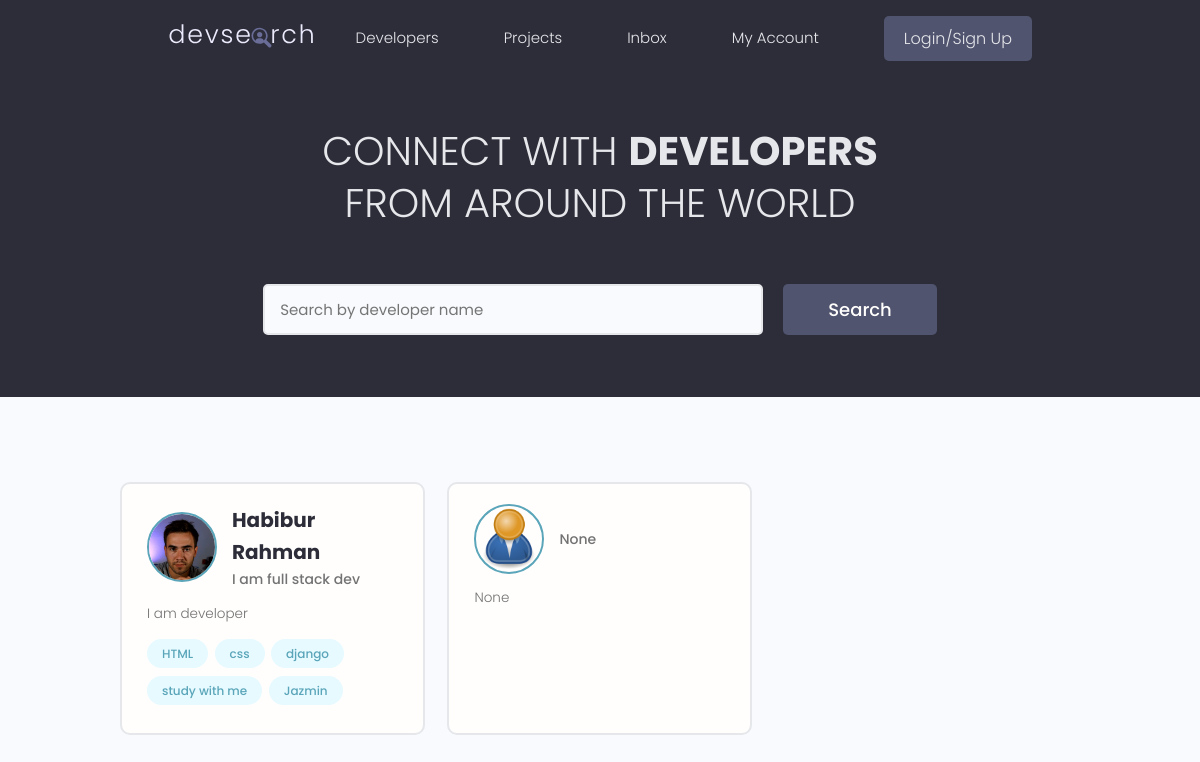
The page / on the database its author committed.
### users/models.py (models this page shows, shortened)
class Profile(models.Model):
    user = models.OneToOneField(User, on_delete=models.CASCADE, null=True, blank=True)
    name = models.CharField(max_length=200, blank=True, null=True)
    email = models.EmailField(max_length=500, blank=True, null=True)
    username = models.CharField(max_length=200, blank=True, null=True)
    location = models.CharField(max_length=200, blank=True, null=True)
    short_intro = models.CharField(max_length=200, blank=True, null=True)
    bio = models.TextField(blank=True, null=True)
    profile_image = models.ImageField(null=True, blank=True, upload_to='profiles/', default='profiles/user-default.png')
    social_github = models.CharField(max_length=200, blank=True, null=True)
    social_twitter = models.CharField(max_length=200, blank=True, null=True)
    social_linkedin = models.CharField(max_length=200, blank=True, null=True)
    social_youtube = models.CharField(max_length=200, blank=True, null=True)
    social_website = models.CharField(max_length=200, blank=True, null=True)
    created = models.DateField(auto_now_add=True)
    id = models.UUIDField(default=uuid.uuid4, unique=True, primary_key=True, editable=False)

class Skill(models.Model):
    owner = models.ForeignKey(Profile, on_delete=models.CASCADE, null=True, blank=True)
    name = models.CharField(max_length=200, blank=True, null=True)
    description = models.TextField(blank=True, null=True)
    created = models.DateField(auto_now_add=True)
    id = models.UUIDField(default=uuid.uuid4, unique=True, primary_key=True, editable=False)
    def __str__(self):
        return str(self.name)

### users/views.py (the view)
# urls.py: path('', views.profiles, name='profiles'),
def profiles(request):
    profiles = Profile.objects.all()
    context = {'profiles': profiles}
    return render(request, 'users/profiles.html', context)

### users/templates/users/profiles.html (shortened to what this page needs)
{% extends 'main.html' %}
{% block content %}
<main class="home">
    <section class="hero-section text-center">
      <div class="container container--narrow">
        <div class="hero-section__box">
          <h2>CONNECT WITH <span>DEVELOPERS</span></h2>
          <h2>FROM AROUND THE WORLD</h2>
        </div>
        <div class="hero-section__search">
          <form class="form" action="#" method="get">
            <div class="form__field">
              <input class="input input--text" id="formInput#search" type="text" name="text"
                placeholder="Search by developer name" />
            </div>
            <input class="btn btn--sub btn--lg" type="submit" value="Search" />
          </form>
        </div>
      </div>
    </section>
    <section class="devlist">
      <div class="container">
        <div class="grid grid--three">
            {% for profile in profiles %}
          <div class="column card">
            <div class="dev">
              <a href="{% url 'user-profiles' profile.id %}" class="card__body">
                <div class="dev__profile">
                  <img class="avatar avatar--md" src="{{profile.profile_image.url}}" alt="image" />
                  <div class="dev__meta">
                    <h3>{{profile.name}}</h3>
                    <h5>{{profile.short_intro}}</h5>
                  </div>
                </div>
                <p class="dev__info">{{profile.bio|slice:"150"}}</p>
                <div class="dev__skills">
                    {% for skill in profile.skill_set.all|slice:"5" %}
                  <span class="tag tag--pill tag--main">
                    <small>{{skill}}</small>
                  </span>
                  {% endfor %}
                </div>
              </a>
            </div>
          </div>
          {% endfor%}
        </div>
      </div>
    </section>
  </main>
{% endblock %}

### static/styles/app.css (style rules this page uses)
:root { --color-sub: #2d2d39; }
.btn--sub { background-color: var(--color-sub-light); }
.card { border: 2px solid var(--color-light); }
img { width: 100%; }
.hero-section { height: 40vh; display: flex; align-items: center; background-color: var(--color-sub); }
.hero-section__box { margin-bottom: 4rem; }
.hero-section__box > h2, .hero-section__box > h2 > span { font-size: 4rem; color: var(--color-light); line-height: 1.3; text-transform: uppercase; }
.hero-section__box > h2 { font-weight: 300; }
.hero-section__box > h2 > span { font-weight: 700; }
.hero-section__search > .form { display: flex; align-items: center; justify-content: center; gap: 2rem; }
.hero-section__search > .form input.input--text { width: 50rem; }
.devlist { margin-top: 8rem; }
.devlist .grid { align-items: stretch; }
.devlist .dev .dev__profile { display: flex; align-items: center; gap: 1.5rem; }
.devlist .dev .dev__meta h3 { color: var(--color-sub); font-size: 2rem; font-weight: 700; }
.devlist .dev .dev__meta h5 { color: var(--color-text); font-size: 1.4rem; font-weight: 500; }
.devlist .dev .dev__info { margin: 1.5rem 0; font-size: 1.35rem; line-height: 1.4; text-align: justify; }

### static/uikit/styles/modules/_variables.css (style rules this page uses)
:root { --color-main: #5aa5b9; --color-main-light: #e6faff; --color-sub: #3f4156; --color-sub-light: #51546e; --color-sub-lighter: #ededfd; --color-text: #737373; --color-gray: #8b8b8b; --color-light: #e5e7eb; --color-light-gray: #767676; --color-bg: #f8fafd; --color-white: #fffefd; --color-white-light: #f3f3f3; --color-success: #359e64; --color-success-bg: #def8e8; --color-error: #fc4b0b; --color-error-bg: #fff2ee; --font-base: 'Poppins', arial, helvetica, 'Segoe UI', roboto, ubuntu, sans-serif; --font-monospace: 'Fira Code', 'Courier New', courier, monospace; --font-regular: 300; --font-medium: 500; --font-bold: 700; --generic-shadow: 1px 1px 5px #00000010; --generic-transition: all 0.3s ease-in-out; }

### static/uikit/styles/modules/_base.css (style rules this page uses)
* { margin: 0; padding: 0; box-sizing: border-box; text-rendering: optimizeLegibility; color: inherit; font-size: inherit; }
html { font-size: 50%; }
@media only screen and (min-width: 480px) { html { font-size: 56.25%; } }
@media only screen and (min-width: 1200px) { html { font-size: 62.5%; } }
body { line-height: 1.6; font-weight: 400; font-size: 1.5rem; color: var(--color-text); background-color: var(--color-bg); min-height: 100vh; }

### static/uikit/styles/modules/_typography.css (style rules this page uses)
* { font-family: var(--font-base); }
h2 { font-size: 3.6rem; font-weight: var(--font-bold); }
h3 { font-size: 3.2rem; font-weight: var(--font-medium); }
h5 { font-size: 2.4rem; font-weight: var(--font-medium); }
h5, h6 { font-weight: var(--font-regular); }
p, span, strong { font-size: 1.6rem; color: var(--color-text); font-weight: var(--font-regular); }
a { padding-bottom: 2px; text-decoration: none; display: inline-block; color: var(--color-main); font-weight: var(--font-medium); }

### static/uikit/styles/modules/_utilities.css (style rules this page uses)
.container { width: 92%; max-width: 165rem; margin: 0 auto; box-sizing: border-box; }
.container--narrow { width: 92%; max-width: 120rem; }
@media screen and (min-width: 1000px) { .container { width: 90%; } }
@media screen and (min-width: 1000px) { .container--narrow { width: 85%; } }
@media screen and (min-width: 1200px) { .container { width: 80%; } }
@media screen and (min-width: 1200px) { .container--narrow { width: 72%; } }
.text-center { text-align: center; }

### static/uikit/styles/modules/_avatar.css (style rules this page uses)
.avatar { border-radius: 50%; border: 2px solid var(--color-main); object-fit: cover; }
.avatar--md { height: 7rem; width: 7rem; }

### static/uikit/styles/modules/_button.css (style rules this page uses)
.btn { display: inline-block; position: relative; cursor: pointer; background-color: var(--color-light); font-weight: var(--font-medium); color: var(--color-sub); text-decoration: none; padding: 1rem 2rem; border-radius: 0.5rem; border: none; width: -webkit-fit-content; width: -moz-fit-content; width: fit-content; height: -webkit-fit-content; height: -moz-fit-content; height: fit-content; font-size: 1.6rem; outline-width: 0; outline-color: transparent; -webkit-backface-visibility: hidden; backface-visibility: hidden; transition: all 0.3s ease-in-out; }
.btn--sub { background-color: var(--color-sub); color: var(--color-white); }
.btn--lg { font-size: 1.8rem; padding: 1.2rem 4.5rem; }

### static/uikit/styles/modules/_card.css (style rules this page uses)
.card { border-radius: 1rem; background-color: var(--color-white); border: 1.5px solid var(--color-light); width: auto; height: auto; margin-top: 0.5rem; margin-bottom: 0.5rem; overflow: hidden; }
.card__body, .card__header { padding: 2rem 2.5rem; }

### rows shown on the page
Profile: profile_image (picture), name "Habibur Rahman", short_intro "I am full stack dev", bio "I am developer"
Skill: name "HTML"
Skill: name "css"
Skill: name "django"
Skill: name "study with me"
Skill: name "Jazmin"
Profile: profile_image (placeholder picture), short_intro "None", bio "None"
